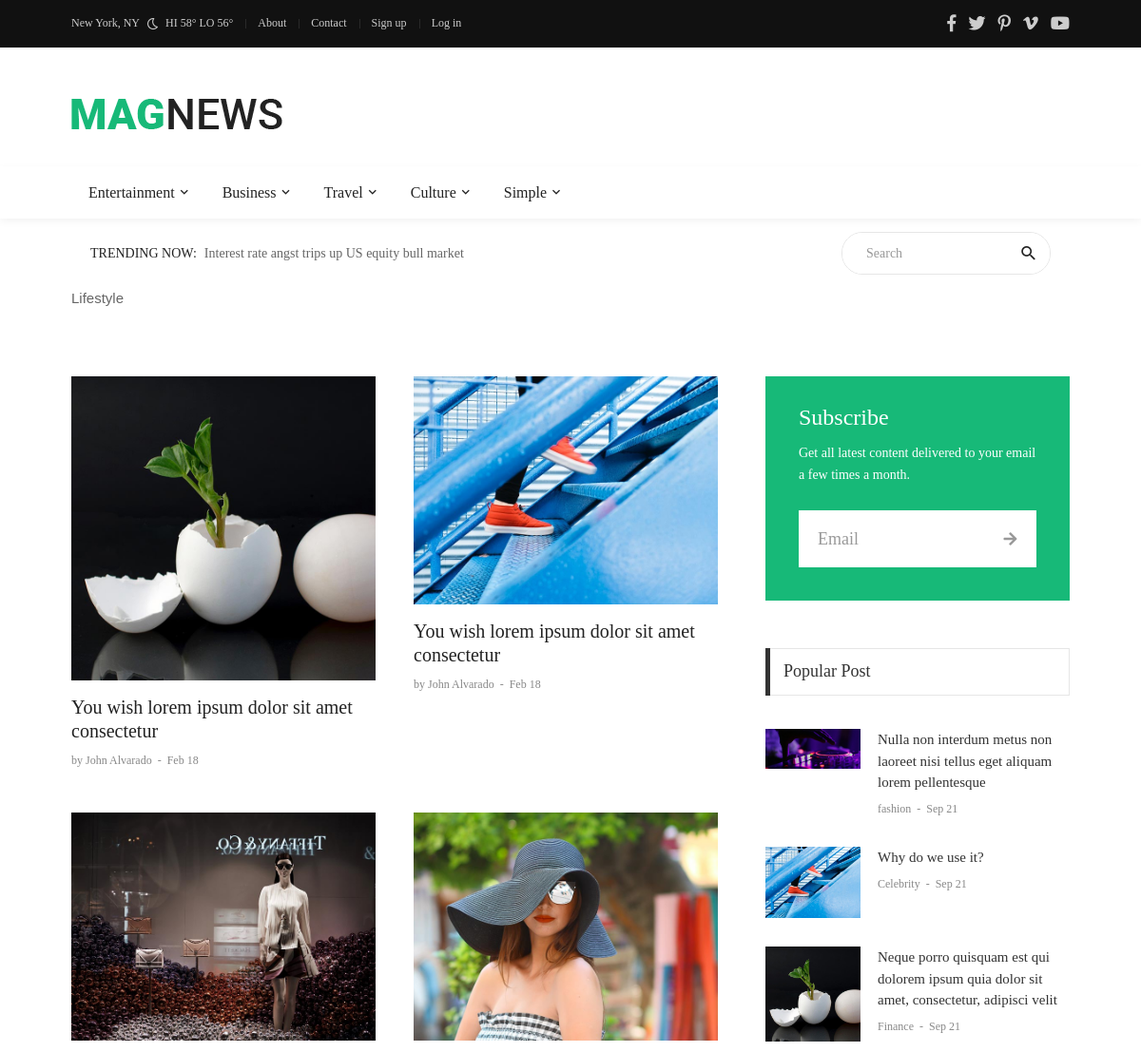
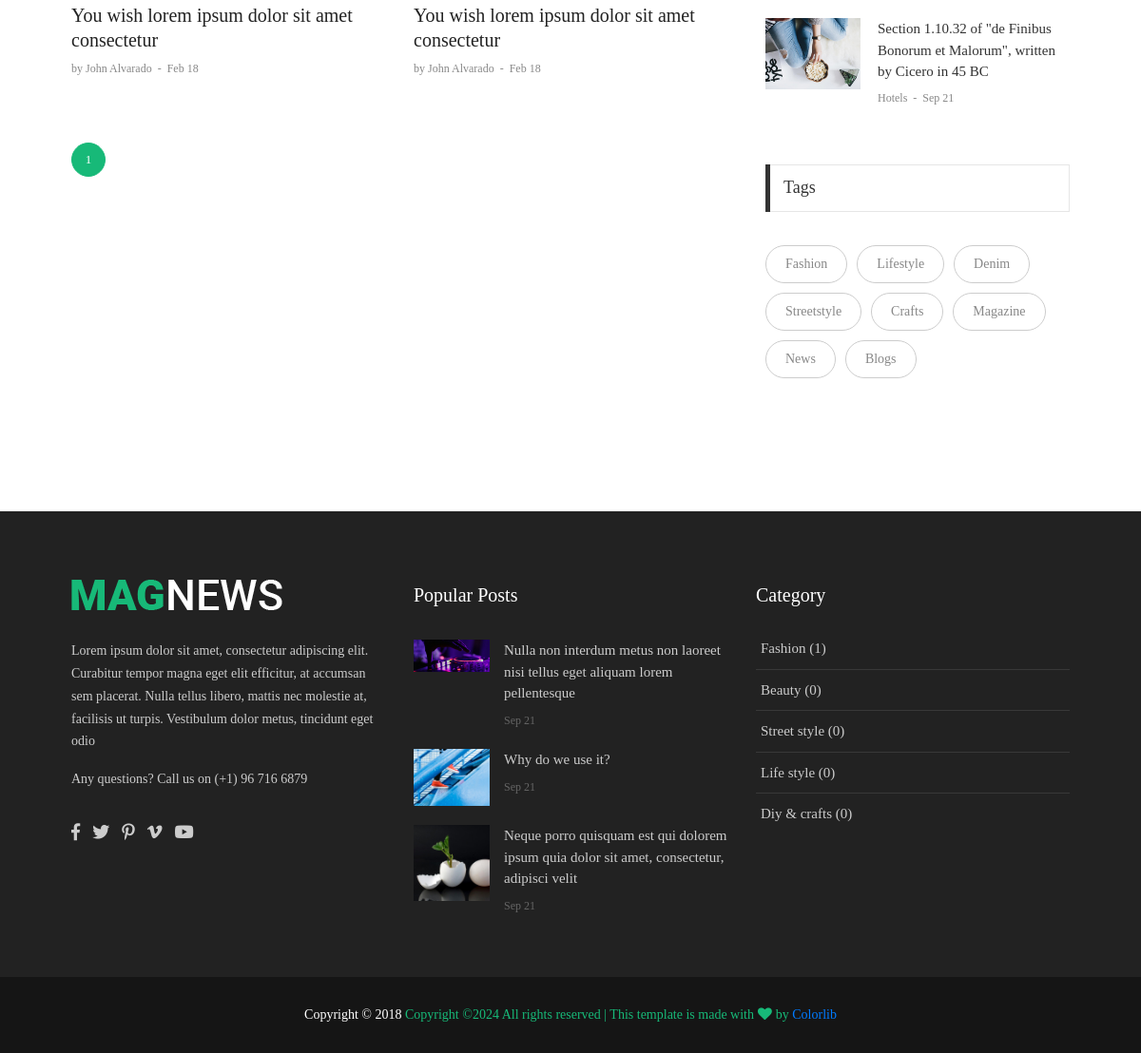
The app's page /tag/2 with its own data (2 pictures, top to bottom).
### blog/models.py (models this page shows, shortened)
class CategoryParent(models.Model):
    title = models.CharField(max_length=100)

class Tag(models.Model):
    name = models.CharField(max_length=300)
    posts = models.ManyToManyField(Post, null=True, blank=True)

class Post(models.Model):
    user = models.ForeignKey(User, on_delete=models.CASCADE)
    category = models.ForeignKey(Category, on_delete=models.CASCADE)
    title = models.CharField(max_length=300)
    content = RichTextField()
    image = models.ImageField(upload_to='blog/images/', blank=True)
    created_at = models.DateTimeField(auto_now_add=True)
    updated_at = models.DateTimeField(auto_now=True)
    views = models.IntegerField(default=0)
    is_public = models.BooleanField(default=False)

class Category(models.Model):
    title = models.CharField(max_length=300)
    parent = models.ForeignKey(CategoryParent, on_delete=models.CASCADE, null=True)

### blog/views.py (the view)
# urls.py: path('tag/<int:tag_id>', views.tag_detail, name='tag_detail'),
def tag_detail(request, tag_id):
    tag = Tag.objects.get(id=tag_id)
    if tag is None:
        raise Http404("Tag does not exist")
    posts = tag.posts.filter(is_public=True)
    page_number = request.GET.get('page', 1)
    paginator = Paginator(posts, 6)
    page_obj = paginator.page(page_number)
    context = {
        'tag': tag,
        'paginator': paginator,
        'page_obj': page_obj,
    }
    return render(request, 'blog/tag.html', context=context)

### blog/context_processors.py (called while the page is built)
def categories_parents(request):
    categories = CategoryParent.objects.all()
    return {'categories_parents': categories}

def get_tags(request):
    tags = Tag.objects.all()
    return {'tags': tags}

def get_popular_posts(request):
    popular_posts = Post.objects.all().order_by('-views')[:4]
    return {'popular_posts': popular_posts}

def get_categories(request):
    categories = Category.objects.all()[:5]
    return {'categories': categories}

### templates/blog/tag.html
{% extends '../base.html' %}
{% load static %}
{% block content %}
	<section class="bg0">
		<div class="container">
        <h1>{{ tag.name|capfirst }}</h1>
		</div>
	</section>
	<section class="bg0 p-t-70 p-b-55">
		<div class="container">
			<div class="row justify-content-center">
				<div class="col-md-10 col-lg-8 p-b-80">
					<div class="row">
                        {% for post in page_obj %}
                        	<div class="col-sm-6 p-r-25 p-r-15-sr991">
							<div class="m-b-45">
								<a href="blog-detail-01.html" class="wrap-pic-w hov1 trans-03">
									<img src="{{ post.image.url }}" alt="IMG">
								</a>
								<div class="p-t-16">
									<h5 class="p-b-5">
										<a href="blog-detail-01.html" class="f1-m-3 cl2 hov-cl10 trans-03">
											You wish lorem ipsum dolor sit amet consectetur
										</a>
									</h5>
									<span class="cl8">
										<a href="#" class="f1-s-4 cl8 hov-cl10 trans-03">
											by John Alvarado
										</a>
										<span class="f1-s-3 m-rl-3">
											-
										</span>
										<span class="f1-s-3">
											Feb 18
										</span>
									</span>
								</div>
							</div>
						</div>
                        {% endfor %}
					</div>
					<div class="flex-wr-s-c m-rl--7 p-t-15">
                        {% for page_number in paginator.page_range %}
                        	<a href="page={{ page_number }}" class="flex-c-c pagi-item hov-btn1 trans-03 m-all-7 {% if page_obj.number == page_number %}pagi-active{% endif %}">
                                {{ page_number }}
                            </a>
                        {% endfor %}
					</div>
				</div>
				<div class="col-md-10 col-lg-4 p-b-80">
					<div class="p-l-10 p-rl-0-sr991">
						<div class="bg10 p-rl-35 p-t-28 p-b-35 m-b-50">
							<h5 class="f1-m-5 cl0 p-b-10">
								Subscribe
							</h5>
							<p class="f1-s-1 cl0 p-b-25">
								Get all latest content delivered to your email a few times a month.
							</p>
							<form class="size-a-9 pos-relative">
								<input class="s-full f1-m-6 cl6 plh9 p-l-20 p-r-55" type="text" name="email" placeholder="Email">
								<button class="size-a-10 flex-c-c ab-t-r fs-16 cl9 hov-cl10 trans-03">
									<i class="fa fa-arrow-right"></i>
								</button>
							</form>
						</div>
						{% include 'partial/popular-post.html' %}
						{% include 'partial/tag.html' %}
					</div>
				</div>
			</div>
		</div>
	</section>
{% endblock %}

### templates/partial/header.html (shortened to what this page needs)
{% load static %}
<header>
    <div class="container-menu-desktop">
        <div class="topbar">
            <div class="content-topbar container h-100">
                <div class="left-topbar">
						<span class="left-topbar-item flex-wr-s-c">
							<span>
								New York, NY
							</span>
							<img class="m-b-1 m-rl-8" src="{% static 'images/icons/icon-night.png' %}" alt="IMG">
							<span>
								HI 58° LO 56°
							</span>
						</span>
                    <a href="{% url 'about' %}" class="left-topbar-item">
                        About
                    </a>
                    <a href="{% url 'contact_us' %}" class="left-topbar-item">
                        Contact
                    </a>
                    {% if user.is_authenticated %}
                        <b class="left-topbar-item">{{ user.username }}</b>
                        <a href="{% url 'user_logout' %}" class="left-topbar-item">
                            Log out
                        </a>
                    {% else %}
                        <a href="{% url 'user_register' %}" class="left-topbar-item">
                            Sign up
                        </a>
                        <a href="{% url 'user_login' %}" class="left-topbar-item">
                            Log in
                        </a>
                    {% endif %}
                </div>
                <div class="right-topbar">
                    <a href="#">
                        <span class="fab fa-facebook-f"></span>
                    </a>
                    <a href="#">
                        <span class="fab fa-twitter"></span>
                    </a>
                    <a href="#">
                        <span class="fab fa-pinterest-p"></span>
                    </a>
                    <a href="#">
                        <span class="fab fa-vimeo-v"></span>
                    </a>
                    <a href="#">
                        <span class="fab fa-youtube"></span>
                    </a>
                </div>
            </div>
        </div>
        <div class="wrap-logo container">
            <div class="logo">
                <a href="{% url 'index' %}"><img src="{% static 'images/icons/logo-01.png' %}" alt="LOGO"></a>
            </div>
        </div>
        <div class="wrap-main-nav">
            <div class="main-nav">
                <nav class="menu-desktop">
                    <ul class="main-menu">
                        {% for cate_parent in categories_parents %}
                            <li class="mega-menu-item">
                                <a href="{% url 'category_parent_detail' cate_parent.id %}">{{ cate_parent.title|capfirst }}</a>
                            </li>
                        {% endfor %}
                    </ul>
                </nav>
            </div>
        </div>
    </div>
</header>
<div class="container">
    <div class="bg0 flex-wr-sb-c p-rl-20 p-tb-8">
        <div class="f2-s-1 p-r-30 size-w-0 m-tb-6 flex-wr-s-c">
				<span class="text-uppercase cl2 p-r-8">
					Trending Now:
				</span>
            <span class="dis-inline-block cl6 slide100-txt pos-relative size-w-0" data-in="fadeInDown"
                  data-out="fadeOutDown">
					<span class="dis-inline-block slide100-txt-item animated visible-false">
						Interest rate angst trips up US equity bull market
					</span>
				</span>
        </div>
        <form action="{% url 'search' %}" method="get" class="pos-relative size-a-2 bo-1-rad-22 of-hidden bocl11 m-tb-6">
                <input class="f1-s-1 cl6 plh9 s-full p-l-25 p-r-45" type="text" name="q" placeholder="Search">
                <button class="flex-c-c size-a-1 ab-t-r fs-20 cl2 hov-cl10 trans-03">
                    <i class="zmdi zmdi-search"></i>
                </button>
        </form>
    </div>
</div>

### templates/partial/popular-post.html
<div class="p-b-30">
    <div class="how2 how2-cl4 flex-s-c">
        <h3 class="f1-m-2 cl3 tab01-title">
            Popular Post
        </h3>
    </div>
    <ul class="p-t-35">
        {% for p in popular_posts %}
            <li class="flex-wr-sb-s p-b-30">
                <a href="#" class="size-w-10 wrap-pic-w hov1 trans-03">
                    <img src="{{ p.image.url }}" alt="IMG">
                </a>
                <div class="size-w-11">
                    <h6 class="p-b-4">
                        <a href="{% url 'post_detail' p.id %}" class="f1-s-5 cl3 hov-cl10 trans-03">
                            {{ p.title }}
                        </a>
                    </h6>
                    <span class="cl8 txt-center p-b-24">
											<a href="#" class="f1-s-6 cl8 hov-cl10 trans-03">
												{{ p.category.title }}
											</a>
											<span class="f1-s-3 m-rl-3">
												-
											</span>
											<span class="f1-s-3">
												{{ p.created_at|date:"M d" }}
											</span>
										</span>
                </div>
            </li>
        {% endfor %}
    </ul>
</div>

### templates/partial/tag.html
<div>
    <div class="how2 how2-cl4 flex-s-c m-b-30">
        <h3 class="f1-m-2 cl3 tab01-title">
            Tags
        </h3>
    </div>
    <div class="flex-wr-s-s m-rl--5">
        {% for tag in tags %}
        <a href="{% url 'tag_detail' tag.id %}" class="flex-c-c size-h-2 bo-1-rad-20 bocl12 f1-s-1 cl8 hov-btn2 trans-03 p-rl-20 p-tb-5 m-all-5">
            {{ tag.name|capfirst }}
        </a>
        {% endfor %}
    </div>
</div>

### templates/partial/footer.html (shortened to what this page needs)
{% load static %}
	<footer>
		<div class="bg2 p-t-40 p-b-25">
			<div class="container">
				<div class="row">
					<div class="col-lg-4 p-b-20">
						<div class="size-h-3 flex-s-c">
							<a href="index.html">
								<img class="max-s-full" src="{% static 'images/icons/logo-02.png' %}" alt="LOGO">
							</a>
						</div>
						<div>
							<p class="f1-s-1 cl11 p-b-16">
								Lorem ipsum dolor sit amet, consectetur adipiscing elit. Curabitur tempor magna eget elit efficitur, at accumsan sem placerat. Nulla tellus libero, mattis nec molestie at, facilisis ut turpis. Vestibulum dolor metus, tincidunt eget odio
							</p>
							<p class="f1-s-1 cl11 p-b-16">
								Any questions? Call us on (+1) 96 716 6879
							</p>
							<div class="p-t-15">
								<a href="#" class="fs-18 cl11 hov-cl10 trans-03 m-r-8">
									<span class="fab fa-facebook-f"></span>
								</a>
								<a href="#" class="fs-18 cl11 hov-cl10 trans-03 m-r-8">
									<span class="fab fa-twitter"></span>
								</a>
								<a href="#" class="fs-18 cl11 hov-cl10 trans-03 m-r-8">
									<span class="fab fa-pinterest-p"></span>
								</a>
								<a href="#" class="fs-18 cl11 hov-cl10 trans-03 m-r-8">
									<span class="fab fa-vimeo-v"></span>
								</a>
								<a href="#" class="fs-18 cl11 hov-cl10 trans-03 m-r-8">
									<span class="fab fa-youtube"></span>
								</a>
							</div>
						</div>
					</div>
					<div class="col-sm-6 col-lg-4 p-b-20">
						<div class="size-h-3 flex-s-c">
							<h5 class="f1-m-7 cl0">
								Popular Posts
							</h5>
						</div>
						<ul>
                            {% for post in popular_posts|slice:"3" %}
                            	<li class="flex-wr-sb-s p-b-20">
								<a href="{% url 'post_detail' post.id %}" class="size-w-4 wrap-pic-w hov1 trans-03">
									<img src="{{ post.image.url }}" alt="IMG">
								</a>
								<div class="size-w-5">
									<h6 class="p-b-5">
										<a href="#" class="f1-s-5 cl11 hov-cl10 trans-03">
                                            {{ post.title }}
										</a>
									</h6>
									<span class="f1-s-3 cl6">
										{{ post.created_at|date:"M d" }}
									</span>
								</div>
							</li>
                            {% endfor %}
						</ul>
					</div>
					<div class="col-sm-6 col-lg-4 p-b-20">
						<div class="size-h-3 flex-s-c">
							<h5 class="f1-m-7 cl0">
								Category
							</h5>
						</div>
						<ul class="m-t--12">
                            {% for category in categories|slice:"6" %}
                            	<li class="how-bor1 p-rl-5 p-tb-10">
								<a href="{% url 'category_detail' category.id %}" class="f1-s-5 cl11 hov-cl10 trans-03 p-tb-8">
                                    {{ category.title|capfirst }} ({{ category.post_set.count }})
								</a>
							</li>
                            {% endfor %}
						</ul>
					</div>
				</div>
			</div>
		</div>
		<div class="bg11">
			<div class="container size-h-4 flex-c-c p-tb-15">
				<span class="f1-s-1 cl0 txt-center">
					Copyright © 2018
					<a href="#" class="f1-s-1 cl10 hov-link1">
Copyright &copy;<script>document.write(new Date().getFullYear());</script> All rights reserved | This template is made with <i class="fa fa-heart" aria-hidden="true"></i> by <a href="https://colorlib.com" target="_blank">Colorlib</a>
				</span>
			</div>
		</div>
	</footer>

### records on screen
CategoryParent: title "Entertainment"
CategoryParent: title "Business"
CategoryParent: title "Travel"
CategoryParent: title "Culture"
CategoryParent: title "Simple"
Tag: name "Lifestyle"
Post: image (picture), title "Neque porro quisquam est qui dolorem ipsum quia dolor sit amet, consectetur, adipisci velit", category "Finance", created_at "Sep 21"
Post: image (picture), title "Why do we use it?", category "Celebrity", created_at "Sep 21"
Post: image (picture)
Post: image (picture)
Post: image (picture), title "Nulla non interdum metus non laoreet nisi tellus eget aliquam lorem pellentesque", category "fashion", created_at "Sep 21"
Post: image (picture), title "Section 1.10.32 of \"de Finibus Bonorum et Malorum\", written by Cicero in 45 BC", category "Hotels", created_at "Sep 21"
Tag: name "Fashion"
Tag: name "Denim"
Tag: name "Streetstyle"
Tag: name "Crafts"
Tag: name "Magazine"
Tag: name "News"
Tag: name "Blogs"
Category: title "Fashion", post_set.count "1"
Category: title "Beauty", post_set.count "0"
Category: title "Street style", post_set.count "0"
Category: title "Life style", post_set.count "0"
Category: title "Diy & crafts", post_set.count "0"

### other values on screen
{{ page_number }} "1"
